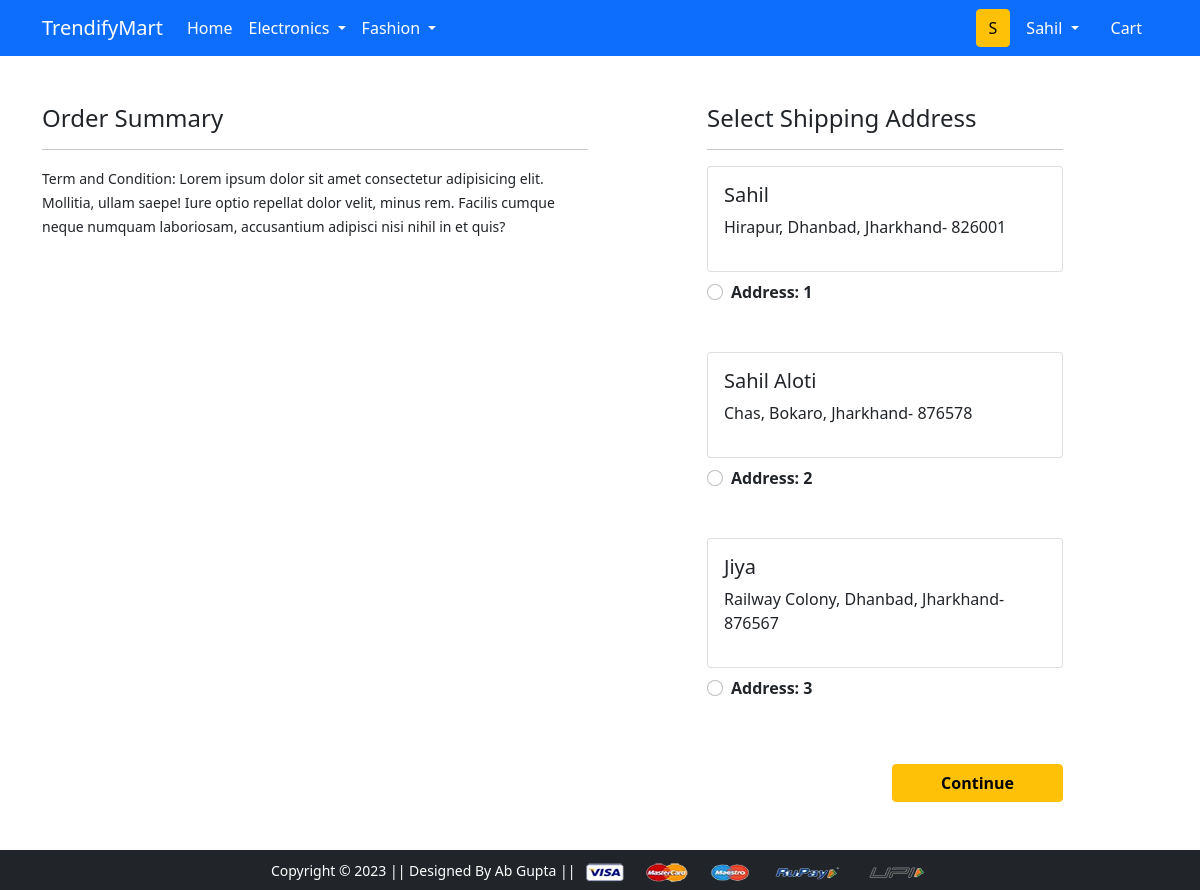
The page /checkout/ (signed in) on the database its author committed.
### app/models.py (models this page shows, shortened)
class Customer(models.Model):
 user = models.ForeignKey(User, on_delete=models.CASCADE)
 name = models.CharField(max_length=200)
 locality = models.CharField(max_length=200)
 city = models.CharField(max_length=50)
 zipcode = models.IntegerField()
 state = models.CharField(choices=STATE_CHOICES, max_length=50)

### app/views.py (the view)
# urls.py: path('checkout/', views.checkout, name='checkout'),
@login_required
def checkout(request):
	user = request.user
	add = Customer.objects.filter(user=user)
	cart_items = Cart.objects.filter(user=request.user)
	return render(request, 'app/checkout.html', {'add':add, 'cart_items':cart_items})

### app/templates/app/checkout.html (shortened to what this page needs)
{% extends 'app/base.html' %}
{% load static %}
{% block main-content %}
<div class="container">
 <div class="row mt-5">
  <div class="col-sm-6">
    <h4>Order Summary</h4>
    <hr>
    <small>Term and Condition: Lorem ipsum dolor sit amet consectetur adipisicing elit. Mollitia, ullam saepe! Iure optio repellat dolor velit, minus rem. Facilis cumque neque numquam laboriosam, accusantium adipisci nisi nihil in et quis?</small>
  </div>
  <div class="col-sm-4 offset-sm-1">
    <h4>Select Shipping Address</h4>
    <hr>
    <form action="/paymentdone">
    {% for ad in add %}
      <div class="card">
        <div class="card-body">
        <h5>{{ad.name}}</h5>
        <p>{{ad.locality}}, {{ad.city}}, {{ad.state}}- {{ad.zipcode}}</p>
        </div>
      </div>
        <div class="form-check mt-2 mb-5">
          <input class="form-check-input" type="radio" name="custid" id="custadd{{forloop.counter}}" value="{{ad.id}}">
          <label class="form-check-label fw-bold" for="custadd{{forloop.counter}}">
            Address: {{ forloop.counter }} </label>
        </div>
      {% endfor %}
        <div class="text-end">
          <button type="submit" class="btn btn-warning mt-3 px-5 fw-bold">Continue</button>
        </div>
      </form>
    </div>
  </div>
</div>
{% endblock main-content %}

### app/templates/app/base.html (shortened to what this page needs)
<!doctype html>
{% load static %}
<html lang="en">
  <head>
    <link href="https://cdn.jsdelivr.net/npm/bootstrap@5.0.0-beta1/dist/css/bootstrap.min.css" rel="stylesheet">
    <link rel="stylesheet" href="{% static 'app/css/owl.carousel.min.css' %}">
    <link rel="stylesheet" href="{% static 'app/css/all.min.css' %}">
    <link rel="stylesheet" href="{% static 'app/css/style.css' %}">
  </head>
  <body>
    <nav class="navbar navbar-expand-lg navbar-dark bg-primary">
     <div class="container">
       <a class="navbar-brand" href="/">TrendifyMart</a>
       <div class="collapse navbar-collapse" id="navbarSupportedContent">
         <ul class="navbar-nav me-auto mb-2 mb-lg-0">
           <li class="nav-item">
             <a class="nav-link active" aria-current="page" href="/">Home</a>
           </li>
           <li class="nav-item dropdown">
             <a class="nav-link dropdown-toggle text-white" href="#" id="electronicsDropdown" role="button" data-bs-toggle="dropdown" aria-expanded="false">
               Electronics
             </a>
           </li>
           <li class="nav-item dropdown">
             <a class="nav-link dropdown-toggle text-white" href="#" id="fashionDropdown" role="button" data-bs-toggle="dropdown" aria-expanded="false">
               Fashion
             </a>
           </li>
         </ul>
         <form class="d-flex">
           <button class="btn btn-warning" type="submit">{{ request.user.username.0 |capfirst}}</button>
         </form>
         <div>
          <ul class="navbar-nav me-auto mb-2 mb-lg-0">
          {% if request.user.is_authenticated %}
           <li class="nav-item dropdown mx-2">
              <a class="nav-link dropdown-toggle text-white" href="#" id="profileDropdown" role="button" data-bs-toggle="dropdown" aria-expanded="false">
                {{request.user.username|capfirst}}
              </a>
            </li>
            <li class="nav-item mx-2">
              <a href="{% url 'showcart' %}" class="nav-link text-white"> Cart </a>
            </li>
            {% endif %}
          </ul>
         </div>
       </div>
     </div>
    </nav>
    {% block main-content %} {% endblock main-content %}
    <footer class="container-fluid bg-dark text-center p-2 mt-5">
        <small class="text-white">Copyright &copy; 2023 || Designed By Ab Gupta || </small>
        <img src="{% static 'app/images/payment.png' %}" alt="" srcset="" class="img-fluid" height="2px">
    </footer>
  </body>
</html>

### rows shown on the page
Customer: name "Sahil", locality "Hirapur", city "Dhanbad", state "Jharkhand", zipcode "826001"
Customer: name "Sahil Aloti", locality "Chas", city "Bokaro", state "Jharkhand", zipcode "876578"
Customer: name "Jiya", locality "Railway Colony", city "Dhanbad", state "Jharkhand", zipcode "876567"

### other values the page prints
{{ request.user.username.0 |capfirst }} "S"
{{ request.user.username|capfirst }} "Sahil"
